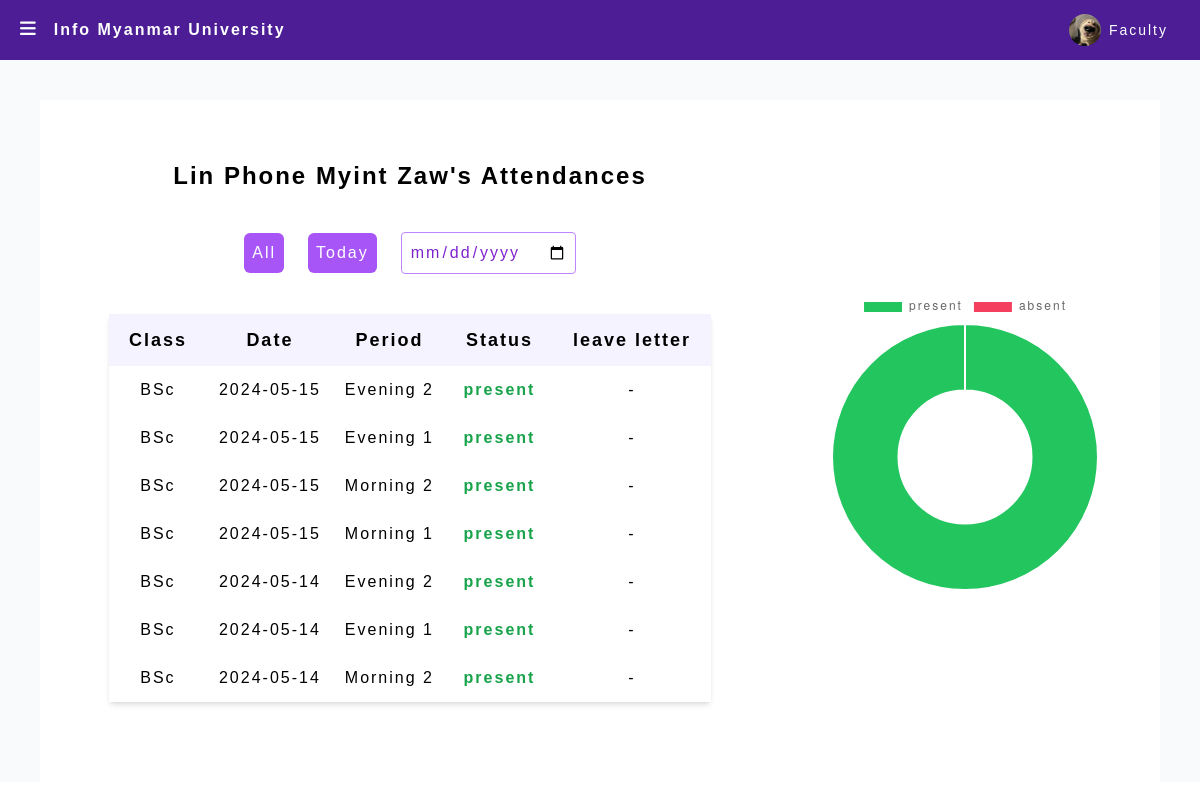
The page /eachAttendance/1 (signed in) on the database its author committed.
### Website/models.py (models this page shows)
class Student(db.Model, UserMixin): # user object
    id = db.Column(db.Integer, primary_key=True)
    email = db.Column(db.String(150), unique=True)
    name = db.Column(db.String(150))
    password = db.Column(db.String(150))
    year = db.Column(db.Integer, db.ForeignKey('year.id'))
    batch = db.Column(db.String(150))
    phone = db.Column(db.String(150))
    profile = db.Column(db.String(300))
    attendances = db.relationship('Attendance')

class Year(db.Model):
    id = db.Column(db.Integer, primary_key=True)
    year_name = db.Column(db.String(150))
    students = db.relationship('Student')
    attendances = db.relationship('Attendance')

class Attendance(db.Model):
    id = db.Column(db.Integer, primary_key=True)
    date = db.Column(db.String(150))
    leave_letter = db.Column(db.String(1000))
    status = db.Column(db.Integer)
    student_id = db.Column(db.Integer, db.ForeignKey('student.id'))
    year_id = db.Column(db.Integer, db.ForeignKey('year.id'))
    period_id = db.Column(db.Integer, db.ForeignKey("period.id"))

class Period(db.Model):
    id = db.Column(db.Integer, primary_key=True)
    period_name = db.Column(db.String(150))
    period_time = db.Column(db.String(150))
    attendances = db.relationship('Attendance')

### app.py (the view)
@app.route('/eachAttendance/<int:stid>', methods=['GET', 'POST'])
def eachAttendance(stid):
    if 'admin_id' not in session:
        return redirect(url_for('adminLogin'))
    else:
        return eachattendance(stid)

### Website/templates/eachAttendance.html
{% extends "adminlayout.html" %} {% block title %}Student Information{% endblock%}
{% block content %}
<div class="m-10 flex justify-center items-center bg-white">
<div class="my-10 flex flex-col justify-center items-center">
  <h3 class="mt-5 text-2xl font-semibold mb-10 text-center">{{ student.name }}'s Attendances</h3>
  <div class="flex flex-col md:flex-row items-center">
    <a href="/eachAttendance/{{ student.id }}" class="mx-3 p-2 h-10 bg-purple-500 text-white rounded-md hover:bg-purple-600 focus:outline-none focus:bg-purple-600">All</a>
    <a href="/filterbyToday/{{ student.id }}" class="mx-3 p-2 h-10 bg-purple-500 text-white rounded-md hover:bg-purple-600 focus:outline-none focus:bg-purple-600">Today</a>
    <form id="dateForm" class="mx-3" method="POST">
      <input type="date" value="{{ datevalue }}" onchange="this.form.submit()" class="border border-purple-400 text-purple-700 p-2 rounded w-full focus:outline-none focus:border-purple-800" id="customdate" name="customdate">
    </form>
  </div>
  <table class="text-center mx-16 my-10 shadow-md">
    <thead class="bg-violet-50 text-lg font-semibold">
      <tr>
        <th class="py-3 px-5">Class</th>
        <th class="py-3 px-5">Date</th>
        <th class="py-3 px-5">Period</th>
        <th class="py-3 px-5">Status</th>
        <th class="py-3 px-5">leave letter</th>
      </tr>
    </thead>
    <tbody id="student-table-body">
          {% for attendance in attendances: %}
          <tr>
            <td class="p-3">{{ years[attendance.year_id] }}</td>
            <td class="p-3">{{ attendance.date }}</td>
            <td class="p-3">{{ period[attendance.period_id] }}</td>
            <td class="p-3 font-semibold {% if attendance.status == 'absent' %} text-red-500 {% else %} text-green-600 {% endif %}">{{ attendance.status }}</td>
            <td class="p-3">{{ attendance.leave_letter }}</td>
          </tr>
          {% endfor %}
    </tbody>
  </table>
</div>
  <div class="mx-10 my-20" style="width:300px">
    <canvas id="piechart"></canvas>
  </div>
</div>
<script>
  var ctx = document.getElementById('piechart');
  const statuslabelarr = {{ statuslabels | tojson }};
  var myChart = new Chart(ctx, {
      type: 'doughnut',
      data: {
          labels: statuslabelarr,
          datasets: [{
              label: 'Attendances',
              data: {{ statusvalues }},
              backgroundColor: [
              'rgb(34 197 94)',
              'rgb(244 63 94)',
              ],
             hoverOffset: 4
          }]
      },
  });
</script>
{% endblock %}

### Website/static/css/index.css (style rules this page uses)
html { font-family: Tahoma, sans-serif !important; letter-spacing: 2px; }

### rows shown on the page
Student: name "Lin Phone Myint Zaw"
Attendance: date "2024-05-15", status "present", leave_letter "-"
Year: year_name "BSc"
Period: period_name "Evening 2"
Attendance: date "2024-05-15", status "present", leave_letter "-"
Period: period_name "Evening 1"
Attendance: date "2024-05-15", period.period_name "Morning 2", status "present", leave_letter "-"
Attendance: date "2024-05-15", status "present", leave_letter "-"
Period: period_name "Morning 1"
Attendance: date "2024-05-14", status "present", leave_letter "-"
Attendance: date "2024-05-14", status "present", leave_letter "-"
Attendance: date "2024-05-14", period.period_name "Morning 2", status "present", leave_letter "-"

### other values the page prints
chart data {{ statuslabels | tojson }} ["present", "absent"]
chart data {{ statusvalues }} [7, 0]
